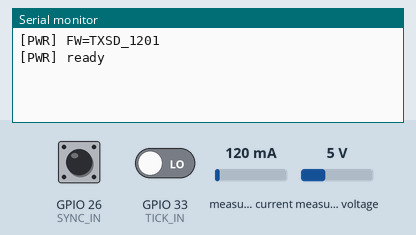
The sketch below on a simulated ESP32. Shown: the last lines printed to the serial monitor. Inputs (shaded band) come from the test bench; at power-on: GPIO 26 (SYNC_IN) LOW, GPIO 33 (TICK_IN) LOW, measured current 120 mA, measured voltage 5 V. Storage starts empty.

Above: at 1.2 s.
1.3 s: GPIO 26 (SYNC_IN) driven HIGH
At 2.4 s:
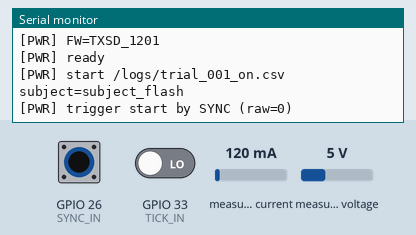
2.8 s: GPIO 26 (SYNC_IN) driven LOW
At 3.8 s:
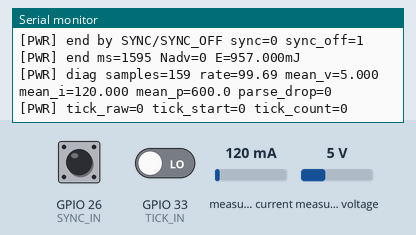
4.4 s: GPIO 26 (SYNC_IN) pulsed HIGH 2 times (0.12 s each, 0.3 s apart)
At 5.7 s:
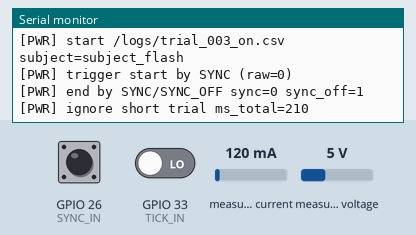

Measured:
- after the input at 1.3 s, the serial monitor: prints a new line at once (image 1)
- after the input at 2.8 s, the serial monitor: prints a new line after 0.10 s (image 2)
- after the input at 4.4 s, the serial monitor: prints a new line at once (image 3)

The sketch:

TXSD_1201.ino
```cpp
// TXSD_1201.ino
// Read INA219 on TXSD, log ms,mV,uA,p_mW to SD. Start/stop via TICK_IN (SYNC unused).
// Board: ESP32-DevKitC (WROVER-E assumed)

#include <Arduino.h>
#include <Wire.h>
#include <SPI.h>
#include <SD.h>
#include <Adafruit_INA219.h>

// Pins
static const int SD_CS   = 5;
static const int SD_SCK  = 18;
static const int SD_MISO = 19;
static const int SD_MOSI = 23;
static const int SYNC_IN = 26;     // RX/TXSD側で受けるSYNCピン（TX GPIO25と接続）
static const int SYNC_OFF_IN = -1; // 使わない場合は -1（OFFゲート未使用）
static const int TICK_IN = 33;
static const int I2C_SDA = 21;
static const int I2C_SCL = 22;

// Settings
static const uint32_t SAMPLE_US    = 10000;   // 10ms = 100Hz
static const uint32_t FALLBACK_MS  = 900000;  // safety fallback (~15 min)
static const uint32_t MIN_TRIAL_MS = 1000;    // ignore trials shorter than 1s
static const uint32_t TICK_PER_TRIAL = 0;     // 0=disabled (use SYNC to end); fallback if >0
static const char SUBJECT_ID[] = "subject_flash"; // set per experiment

HardwareSerial Debug(0);
Adafruit_INA219 ina;
File f;

volatile uint32_t tickCountRaw=0; // cumulative TICK count
uint32_t tickStart=0;             // TICK count at trial start
uint32_t tickCount=0;             // adv count in trial
bool syncState=false;
bool syncOffState=false;
bool logging=false;
uint32_t t0_ms=0, nextSampleUs=0;
uint32_t lineN=0, badLines=0;
uint32_t lastTickSnapshot=0;
uint32_t syncLowSince=0;

// Stats
double sumP=0.0; double sumV=0.0; double sumI=0.0; uint32_t sampN=0;
uint32_t firstMs=0, lastMs=0; bool hasSample=false;

static inline String nextPath(){
  SD.mkdir("/logs");
  char p[64];
  for (uint32_t id=1;;++id){
    snprintf(p,sizeof(p),"/logs/trial_%03lu_on.csv",(unsigned long)id);
    if(!SD.exists(p)) return String(p);
  }
}
void IRAM_ATTR onTickRaw(){ tickCountRaw++; }

static void startTrial(){
  String path=nextPath();
  f=SD.open(path, FILE_WRITE);
  if (!f){ Debug.println("[SD] open FAIL"); return; }
  f.println("ms,mV,µA,p_mW");
  f.printf("# meta, firmware=TXSD_1201, trial_index=auto, adv_interval_ms=0, subject=%s\r\n", SUBJECT_ID);
  logging=true; t0_ms=millis(); nextSampleUs=micros()+SAMPLE_US; lineN=badLines=0; tickCount=0;
  tickStart = (tickCountRaw>0) ? (tickCountRaw-1) : 0; // include preceding TICK
  lastTickSnapshot=tickCountRaw;
  sumP=sumV=sumI=0.0; sampN=0; hasSample=false; firstMs=lastMs=0;
  Debug.printf("[PWR] start %s subject=%s\n", path.c_str(), SUBJECT_ID);
}

static void endTrial(){
  if (!logging) return;
  logging=false;
  uint32_t now_ms = millis();
  uint32_t ms_total = now_ms - t0_ms; // wall-clock duration

  // Ignore too-short trials
  if (ms_total < MIN_TRIAL_MS){
    Debug.printf("[PWR] ignore short trial ms_total=%lu\n", (unsigned long)ms_total);
    if (f){ f.flush(); f.close(); }
    return;
  }

  double meanP = (sampN>0)? (sumP/sampN) : 0.0;
  double meanV = (sampN>0)? (sumV/sampN) : 0.0;
  double meanI = (sampN>0)? (sumI/sampN) : 0.0;
  double E_mJ  = meanP * (ms_total/1000.0);
  double Eper_uJ = (tickCount>0)? (E_mJ*1000.0/tickCount) : 0.0;

  f.printf("# summary, ms_total=%lu, adv_count=%lu, E_total_mJ=%.3f, E_per_adv_uJ=%.1f, subject=%s\r\n",
           (unsigned long)ms_total, (unsigned long)tickCount, E_mJ, Eper_uJ, SUBJECT_ID);
  f.printf("# diag, samples=%lu, rate_hz=%.2f, mean_v=%.3f, mean_i=%.3f, mean_p_mW=%.1f, parse_drop=%lu\r\n",
           (unsigned long)sampN, (ms_total>0? (double)sampN/(ms_total/1000.0):0.0), meanV, meanI, meanP, (unsigned long)badLines);
  f.flush(); f.close();
  Debug.printf("[PWR] end ms=%lu Nadv=%lu E=%.3fmJ\n", (unsigned long)ms_total, (unsigned long)tickCount, E_mJ);
  Debug.printf("[PWR] diag samples=%lu rate=%.2f mean_v=%.3f mean_i=%.3f mean_p=%.1f parse_drop=%lu\n",
               (unsigned long)sampN, (ms_total>0? (double)sampN/(ms_total/1000.0):0.0), meanV, meanI, meanP, (unsigned long)badLines);
  Debug.printf("[PWR] tick_raw=%lu tick_start=%lu tick_count=%lu\n",
               (unsigned long)tickCountRaw, (unsigned long)tickStart, (unsigned long)tickCount);
}

void setup(){
  Debug.begin(115200);
  Debug.println("[PWR] FW=TXSD_1201");
  SPI.begin(SD_SCK, SD_MISO, SD_MOSI, SD_CS);
  if (!SD.begin(SD_CS)){ Debug.println("[SD] init FAIL"); while(1) delay(1000); }

  pinMode(SYNC_IN, INPUT_PULLDOWN);
  if (SYNC_OFF_IN >= 0) pinMode(SYNC_OFF_IN, INPUT_PULLDOWN);
  pinMode(TICK_IN, INPUT_PULLDOWN);
  attachInterrupt(digitalPinToInterrupt(TICK_IN), onTickRaw, RISING);

  Wire.begin(I2C_SDA, I2C_SCL); Wire.setClock(400000);
  ina.begin(); ina.setCalibration_16V_400mA();

  Debug.println("[PWR] ready");
}

void loop(){
  uint32_t nowMs = millis();
  bool justStarted = false;

  // --- start/stop controlled by SYNC_IN ---
  int syncIn = digitalRead(SYNC_IN);
  int syncOff = (SYNC_OFF_IN >= 0) ? digitalRead(SYNC_OFF_IN) : HIGH; // default HIGH if not used
  if (!logging && syncIn == HIGH){
    startTrial();
    syncState = true;
    syncOffState = (syncOff == HIGH);
    Debug.printf("[PWR] trigger start by SYNC (raw=%lu)\n", (unsigned long)tickCountRaw);
    justStarted = true;
    nowMs = millis();      // refresh to avoid immediate timeout underflow
    syncLowSince = 0;
  }

  if (logging){
    if (justStarted) {
      nowMs = millis();    // ensure fresh timestamp on first loop after start
    }
    bool syncLow = (syncIn == LOW) || (syncOff == LOW);
    // end when SYNC stays LOW for >=100ms, or fallback by TICK_PER_TRIAL/timeout if enabled
    if (syncLow){
      if (syncLowSince == 0) syncLowSince = nowMs;
      if ((nowMs - syncLowSince) >= 100){
        Debug.printf("[PWR] end by SYNC/SYNC_OFF sync=%d sync_off=%d\n", syncIn, syncOff);
        endTrial();
        syncState = false;
        syncOffState = false;
        syncLowSince = 0;
      }
    } else {
      syncLowSince = 0;
      tickCount = tickCountRaw - tickStart;
      if (TICK_PER_TRIAL > 0 && tickCount >= TICK_PER_TRIAL){
        Debug.printf("[PWR] force end by TICK (count=%lu)\n", (unsigned long)tickCount);
        endTrial();
        syncState = false;
      }
      int32_t dt_ms = (int32_t)(nowMs - t0_ms);
      if (dt_ms >= 0 && (uint32_t)dt_ms >= FALLBACK_MS){
        Debug.printf("[PWR] force end by timeout (ms=%lu)\n", (unsigned long)(nowMs - t0_ms));
        endTrial();
        syncState = false;
      }
    }

    uint32_t nowUs=micros();
    while ((int32_t)(nowUs - nextSampleUs) >= 0){
      nextSampleUs += SAMPLE_US;
      float v=ina.getBusVoltage_V();
      float i=ina.getCurrent_mA();
      int32_t mv=(int32_t)lroundf(v*1000.0f);
      int32_t uA=(int32_t)lroundf(i*1000.0f);
      double p_mW=v*i;
      uint32_t relMs=millis()-t0_ms;

      if (!hasSample){ hasSample=true; firstMs=relMs; }
      lastMs=relMs;
      sumP+=p_mW; sumV+=v; sumI+=i; sampN++;

      char buf[64];
      int n=snprintf(buf,sizeof(buf),"%lu,%ld,%ld,%.1f\r\n", (unsigned long)relMs, (long)mv, (long)uA, p_mW);
      if (n>0) f.write((uint8_t*)buf, n); else badLines++;
      lineN++;
      nowUs=micros();
    }
  }

  lastTickSnapshot = tickCountRaw;
  vTaskDelay(1);
}
```
